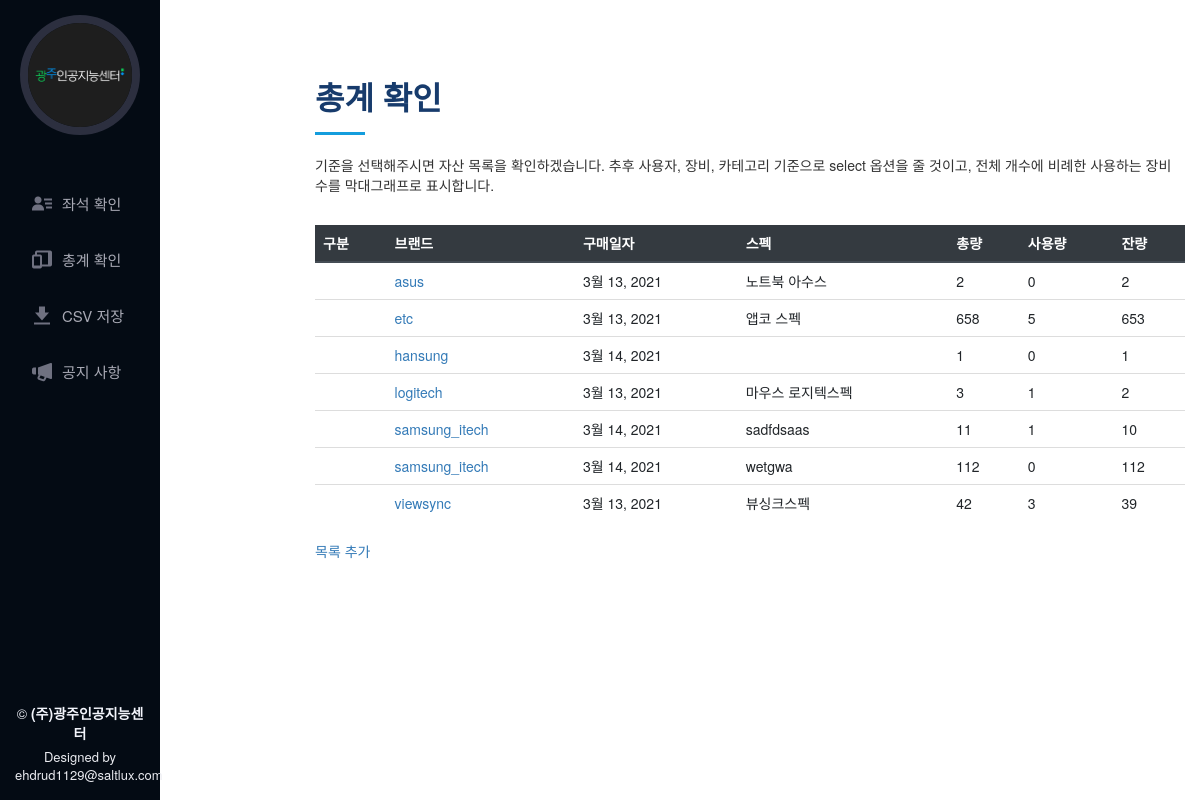
The page /check_total/ on the database as committed earlier.
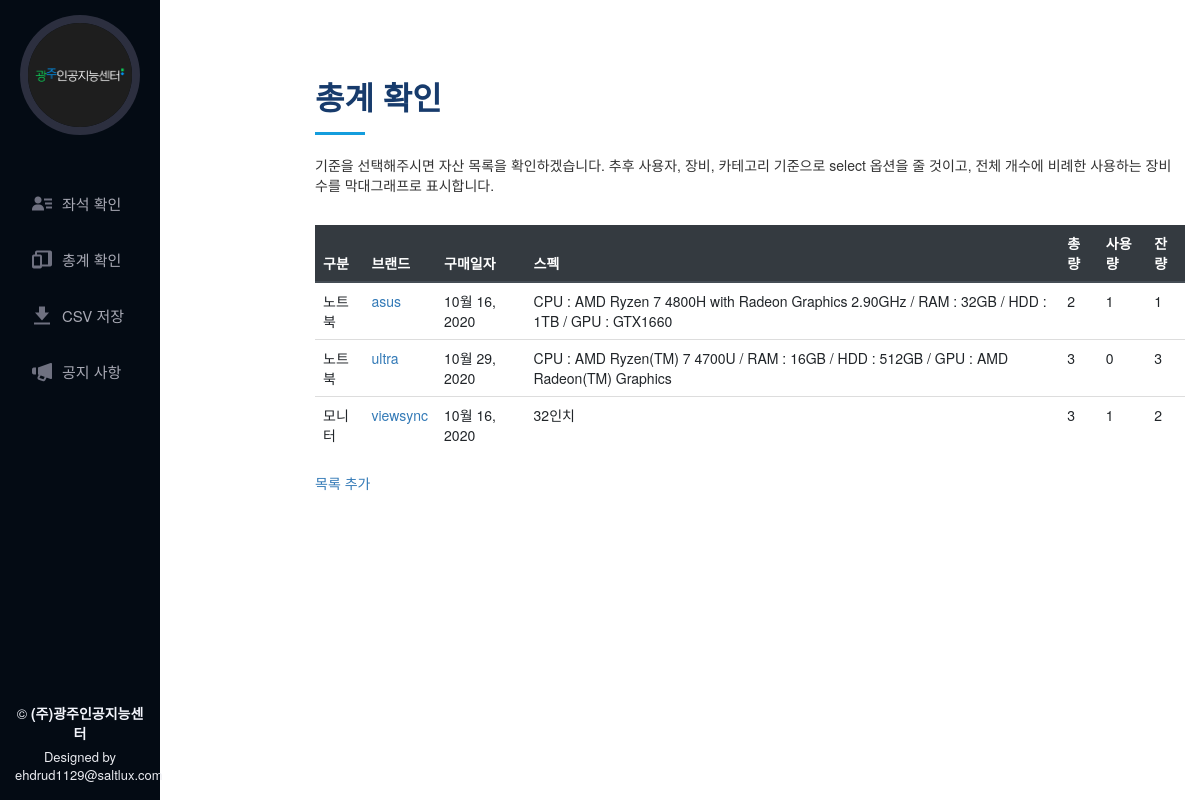
The same page on the database as committed later.
### app_equipments/models.py (models this page shows, shortened)
class Device(models.Model):
    device_id = models.AutoField(primary_key=True)
    purchase_date = DateField(default=datetime.date.today)
    category = models.CharField(max_length=20, default='', choices=CATEGORY_CHOICES)
    brand = models.CharField(max_length=20, default='', choices=BRAND_CHOICES)
    amount = models.IntegerField(default=1)
    spec = models.TextField(blank=True, default='')
    is_assets = models.CharField(blank=True, max_length=20, default='', choices=IS_ASSETS_CHOICES)
    etc = models.TextField(blank=True, default='')
    class Meta:
        ordering = ('category', 'brand', 'purchase_date')

### app_equipments/views.py (the view)
# urls.py: path('check_total/', check_total, name='check_total'),
def check_total(request):
    info_list = []
    device_list = Device.objects.all()
    for i in device_list:
        usage_amount = Usage.objects.filter(device_id=i.device_id)
        info_dic = {
         'device_id': i.device_id,
         'category': i.category,
         'brand': i.brand,
         'purchase_date': i.purchase_date,
         'spec': i.spec,
         'total': i.amount,
         'amounts': len(usage_amount),
         'remains': i.amount - len(usage_amount),
        }
        info_list.append(info_dic)
    return render(request, 'app_equipments/menu/check_total.html', {'info_list': info_list,})

### app_equipments/templates/app_equipments/menu/check_total.html
{% extends 'app_equipments/base/base.html' %}
{% load static %}
{% block content %}
<main id="main">
  <section id="resume" class="resume ">
    <div class="container">
      <div class="section-title">
        <h2>총계 확인</h2>
        <p>기준을 선택해주시면 자산 목록을 확인하겠습니다. 추후 사용자, 장비, 카테고리 기준으로 select 옵션을 줄 것이고, 전체 개수에 비례한 사용하는 장비 수를 막대그래프로 표시합니다.</p>
      </div>
      <div class="row">
        <div class="col-lg-12" data-aos="fade-up">
          <table class="table">
            <thead class="thead-dark">
              <tr>
                <th scope="col">구분</th>
                <th scope="col">브랜드</th>
                <th scope="col">구매일자</th>
                <th scope="col">스펙</th>
                <th scope="col">총량</th>
                <th scope="col">사용량</th>
                <th scope="col">잔량</th>
              </tr>
            </thead>
            <tbody>
            {% for list in info_list %}
              <tr>
                <td>{{list.category}}</td>
                <td><a href="{% url 'check_total_update' list.device_id%}">{{list.brand}}</a></td>
                <td>{{list.purchase_date}}</td>
                <td>{{list.spec}}</td>
                <td>{{list.total}}</td>
                <td>{{list.amounts}}</td>
                <td>{{list.remains}}</td>
              </tr>
            {% endfor %}
            </tbody>
          </table>
          <div>
            <a href="{% url 'check_total_new' %}">목록 추가</a>
          </div>
        </div>
      </div>
    </div>
  </section>
</main>
{% endblock %}

### app_equipments/templates/app_equipments/base/base.html (shortened to what this page needs)
<!DOCTYPE html>
{% load static %}
<html lang="en">
<head>
  <link href='{% static "app_equipments/assets/vendor/bootstrap/css/bootstrap.min.css" %}' rel="stylesheet">
  <link href='{% static "app_equipments/assets/vendor/icofont/icofont.min.css" %}' rel="stylesheet">
  <link href='{% static "app_equipments/assets/vendor/boxicons/css/boxicons.min.css" %}' rel="stylesheet">
  <link href='{% static "app_equipments/assets/vendor/venobox/venobox.css" %}' rel="stylesheet">
  <link href='{% static "app_equipments/assets/vendor/owl.carousel/assets/owl.carousel.min.css" %}' rel="stylesheet">
  <link href='{% static "app_equipments/assets/vendor/aos/aos.css" %}' rel="stylesheet">
  <link href='{% static "app_equipments/assets/css/style.css" %}' rel="stylesheet">
  <link rel="stylesheet" href="https://maxcdn.bootstrapcdn.com/bootstrap/3.3.2/css/bootstrap.min.css">
  <link rel="stylesheet" href="https://maxcdn.bootstrapcdn.com/bootstrap/3.3.2/css/bootstrap-theme.min.css">
  <link href="http://netdna.bootstrapcdn.com/twitter-bootstrap/2.3.1/css/bootstrap-combined.min.css" rel="stylesheet">
  <link rel="stylesheet" href="https://cdn.jsdelivr.net/npm/bootstrap-select@1.13.14/dist/css/bootstrap-select.min.css">
</head>
<body>
  {% block content %}
  {% endblock %}
  <header id="header">
    <div class="d-flex flex-column">
      <div class="profile">
        <a href="{% url 'home' %}"><img src='{% static "app_equipments/assets/img/profile-img.jpg" %}' alt="" class="img-fluid rounded-circle"></a>
      </div>
      <nav class="nav-menu">
        <ul>
          <li><a href="{% url 'check_seat' seat=1 %}"><i class="bx bxs-user-detail"></i> <span>좌석 확인</span></a></li>
          <li><a href="{% url 'check_total' %}"><i class="bx bxs-devices"></i><span>총계 확인</span></a></li>
          <li><a href="{% url 'download_csv' %}"><i class="bx bxs-download"></i> <span>CSV 저장</span></a></li>
          <li><a href="{% url 'notification' %}"><i class="bx bxs-megaphone"></i><span>공지 사항</span></a></li>
        </ul>
      </nav>
      <footer id="footer">
        <div class="copyright">
          &copy;
          <strong><span> (주)광주인공지능센터</span></strong>
        </div>
        <div class="credits">
          Designed by ehdrud1129@saltlux.com
        </div>
      </footer>
    </div>
  </header>
</body>
</html>

### app_equipments/static/app_equipments/assets/css/style.css (style rules this page uses)
body { font-family: "Open Sans", sans-serif; color: #272829; }
a { color: #149ddd; }
h1, h2, h3, h4, h5, h6 { font-family: "Raleway", sans-serif; }
#header, #footer { width: 16rem !important; }
.container { width:100% !important; }
#header { position: fixed; top: 0; left: 0; bottom: 0; width: 300px; transition: all ease-in-out 0.5s; z-index: 9997; transition: all 0.5s; padding: 0 15px; background: #040b14; overflow-y: auto; }
#header .profile img { margin: 15px auto; display: block; width: 120px; border: 8px solid #2c2f3f; }
#main { margin-left: 300px; }
.nav-menu { padding-top: 30px; }
.nav-menu * { margin: 0; padding: 0; list-style: none; }
.nav-menu > ul > li { position: relative; white-space: nowrap; }
.nav-menu a { display: flex; align-items: center; color: #a8a9b4; padding: 12px 15px; margin-bottom: 8px; transition: 0.3s; font-size: 15px; }
.nav-menu a i { font-size: 24px; padding-right: 8px; color: #6f7180; }
section { padding: 60px 0; overflow: hidden; }
.section-title { padding-bottom: 30px; }
.section-title h2 { font-size: 32px; font-weight: bold; margin-bottom: 20px; padding-bottom: 20px; position: relative; color: #173b6c; }
.section-title h2::after { content: ''; position: absolute; display: block; width: 50px; height: 3px; background: #149ddd; bottom: 0; left: 0; }
.section-title p { margin-bottom: 0; }
#footer { padding: 15px; color: #f4f6fd; font-size: 14px; position: fixed; left: 0; bottom: 0; width: 300px; z-index: 9999; background: #040b14; }
#footer .copyright { text-align: center; }
#footer .credits { padding-top: 5px; text-align: center; font-size: 13px; color: #eaebf0; }

Rows that differ between the two databases and show on the page:
removed Device: brand "asus", purchase_date "3월 13, 2021", spec "노트북 아수스"
removed Device: brand "etc", purchase_date "3월 13, 2021", spec "앱코 스펙"
removed Device: brand "hansung", purchase_date "3월 14, 2021"
removed Device: brand "logitech", purchase_date "3월 13, 2021", spec "마우스 로지텍스펙"
removed Device: brand "samsung_itech", purchase_date "3월 14, 2021", spec "sadfdsaas"
removed Device: brand "samsung_itech", purchase_date "3월 14, 2021", spec "wetgwa"
removed Device: brand "viewsync", purchase_date "3월 13, 2021", spec "뷰싱크스펙"
added Device: category "노트북", brand "asus", purchase_date "10월 16, 2020", spec "CPU : AMD Ryzen 7 4800H with Radeon Graphics 2.90GHz / RAM : 32GB / HDD : 1TB / GPU : GTX1660"
added Device: category "노트북", brand "ultra", purchase_date "10월 29, 2020", spec "CPU : AMD Ryzen(TM) 7 4700U / RAM : 16GB / HDD : 512GB / GPU : AMD Radeon(TM) Graphics"
added Device: category "모니터", brand "viewsync", purchase_date "10월 16, 2020", spec "32인치"
Other text that changed with them:
new list line: "2 1 1"
new list line: "3 0 3"
new list line: "3 1 2"
list line gone: "2 0 2"
list line gone: "658 5 653"
list line gone: "1 0 1"
list line gone: "3 1 2"
list line gone: "11 1 10"
list line gone: "112 0 112"
list line gone: "42 3 39"
